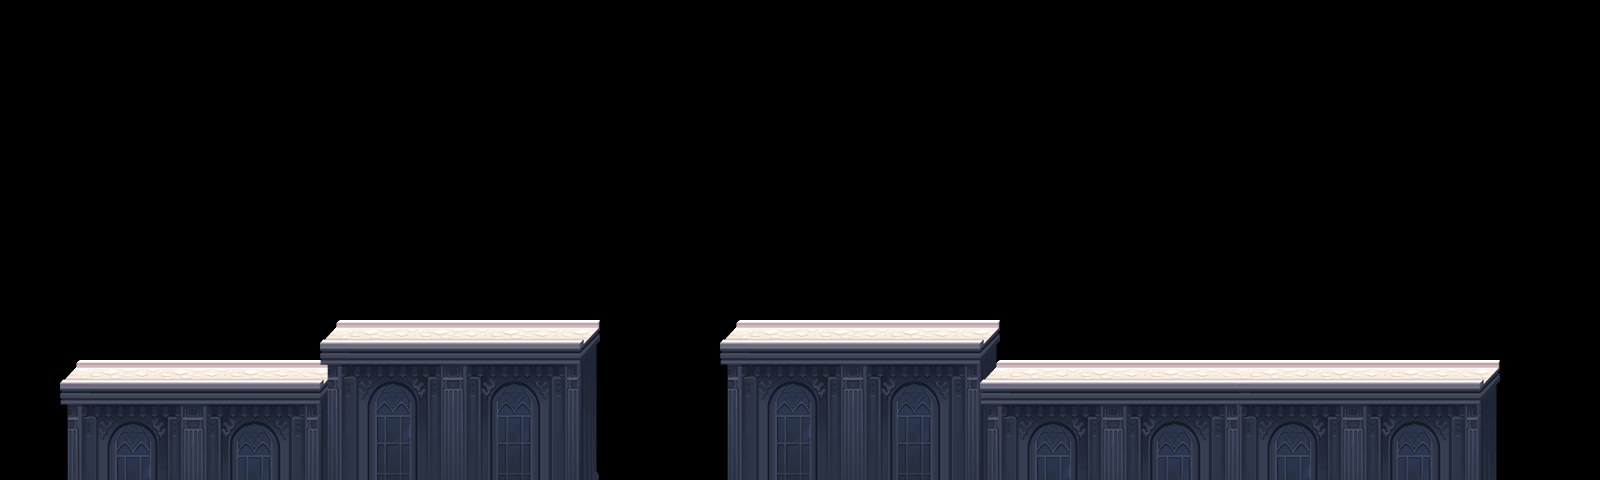

Below is a game level as drawn by its tile map, then a one-line description and the .tmx that defines it (tile-layer data replaced by summaries):
An orthogonal 80x12 tile map with 20x40 px tiles, 2 tile layers (块层 1, 块层 2) and 34 objects (10x 5, 7x 4, 7x 6, 6x 7).

<map version="1.0" orientation="orthogonal" width="80" height="12" tilewidth="20" tileheight="40">
 <tileset firstgid="1" name="road" tilewidth="20" tileheight="40">
  <image source="road.png" width="280" height="188" />
 </tileset>
 <layer name="块层 1" width="80" height="12">
  <data>[960 cells, 98 non-empty, 56 distinct tile ids]</data>
 </layer>
 <layer name="块层 2" width="80" height="12">
  <data>[960 cells, 134 non-empty, 56 distinct tile ids]</data>
 </layer>
 <objectgroup name="collision" width="80" height="12">
  <object x="68" y="375" width="259" height="105" />
  <object x="326" y="335" width="269" height="148" />
  <object x="727" y="336" width="262" height="143" />
  <object x="990" y="373" width="503" height="106" />
 </objectgroup>
 <objectgroup name="items" width="80" height="12">
  <object type="4" x="400" y="280" />
  <object type="5" x="440" y="280" />
  <object type="4" x="480" y="280" />
  <object type="5" x="520" y="280" />
  <object type="7" x="760" y="280" />
  <object type="7" x="780" y="240" />
  <object type="6" x="800" y="200" />
  <object type="6" x="840" y="200" />
  <object type="5" x="880" y="200" />
  <object type="5" x="900" y="240" />
  <object type="4" x="940" y="240" />
  <object type="4" x="980" y="240" />
  <object type="7" x="1020" y="240" />
  <object type="7" x="1040" y="280" />
  <object type="6" x="1060" y="320" />
  <object type="6" x="1080" y="360" />
  <object type="5" x="1120" y="360" />
  <object type="5" x="1160" y="360" />
  <object type="4" x="1200" y="360" />
  <object type="7" x="1280" y="360" />
  <object type="7" x="1320" y="360" />
  <object type="6" x="1360" y="360" />
  <object type="6" x="1400" y="360" />
  <object type="5" x="1440" y="360" />
  <object type="5" x="1480" y="360" />
  <object type="5" x="180" y="320" />
  <object type="4" x="220" y="320" />
  <object type="4" x="140" y="320" />
  <object type="5" x="260" y="320" />
 </objectgroup>
 <objectgroup name="up" width="80" height="12" />
 <objectgroup name="enemy" width="80" height="12">
  <object type="6" x="1240" y="360" />
 </objectgroup>
</map>
